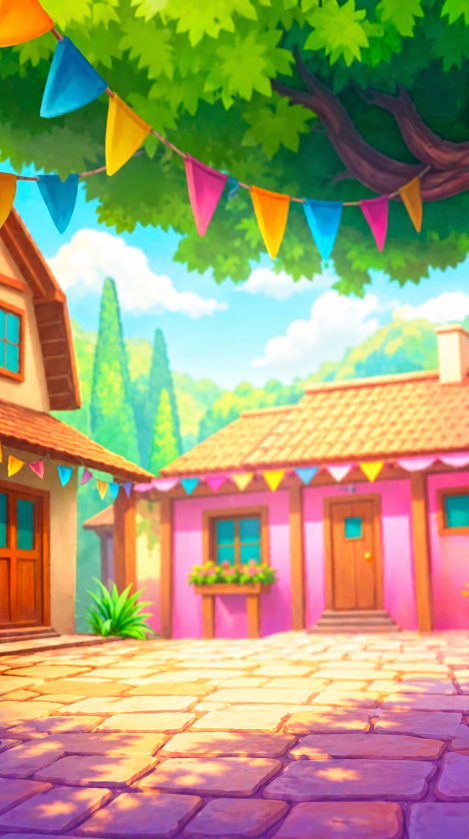
#> input picture figma-src/bg.png, 937 x 1678 px (shown at 1/2 size); its folder holds 6 pictures in this run
$ python prepare_assets.py
#> lines starting #> are read from the running program, lines starting #| are printed output that depends on the picture
"""Converts raw Figma exports (figma-src/) into optimized game sprites (src/assets/).

Run: python tools/prepare_assets.py
"""
import os
import re

import numpy as np
from collections import deque

from PIL import Image, ImageChops, ImageDraw, ImageFilter

ROOT = os.path.dirname(os.path.dirname(os.path.abspath(__file__)))
SRC = os.path.join(ROOT, "figma-src")
OUT = os.path.join(ROOT, "src", "assets")

# The four pinata stages (whole, 1-3 strikes) are exported on the same 1024x1536 canvas and
# shown at 660x990 (Figma). Stages 1-3 sit 2 px higher than the whole one.
PINATA_SCALE = 660 / 1024
PINATA_CROP = (100, 0, 992, 1290)  # union of the stages' visible pixels
# Single coins falling out of the bursting pinata art (boxes in pinata_final.png): they become
# the coin particles, so the flying coins are the same coins as in the picture.
COIN_BOXES = [(24, 1124, 164, 1268), (194, 1182, 324, 1317), (384, 1172, 503, 1317),
              (462, 1284, 632, 1482), (644, 1149, 796, 1331), (786, 1304, 904, 1446),
              (746, 1084, 874, 1217), (84, 675, 194, 763), (874, 811, 956, 921)]
COIN_CELL = 192


def src(name):
    return Image.open(os.path.join(SRC, name)).convert("RGBA")


def save(img, name, quality=82):
    path = os.path.join(OUT, name)
    img.save(path, "WEBP", quality=quality, method=6)
    print(f"{name:20s} {img.size[0]}x{img.size[1]}  {os.path.getsize(path) // 1024} KB")


def scaled(img, k):
    return img.resize((max(1, round(img.width * k)), max(1, round(img.height * k))), Image.LANCZOS)


# [96 lines left out: functions clean_svg, largest_blob, hull, coin_sheet, ends, crack_layers, not called in this run]


def main():
    os.makedirs(OUT, exist_ok=True)

    # Background: 1089x1950 in Figma, exported at 937x1678 (same ratio), shown stretched
    save(Image.open(os.path.join(SRC, "bg.png")).convert("RGB"), "bg.webp", 74)
#> in save, img is the input picture: PIL image 937x1678 RGB; mean R, G, B 165.3, 156.9, 117.4
#| bg.webp              937x1678  78 KB

    rope = src("rope.png")
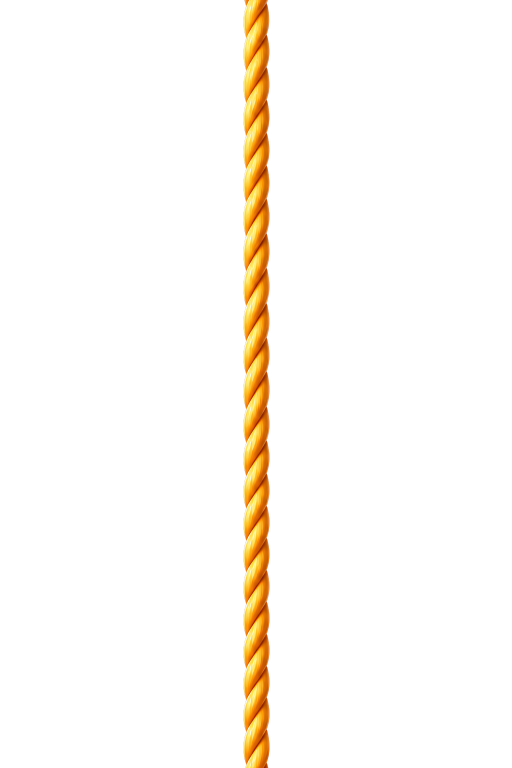
#> input picture figma-src/rope.png, 1024 x 1536 px (shown at 1/2 size)
#> in src, returned value is the input picture: PIL image 1024x1536 RGBA; mean R, G, B, A 11.4, 7.6, 2.1, 12
    rope = rope.crop(rope.getbbox())
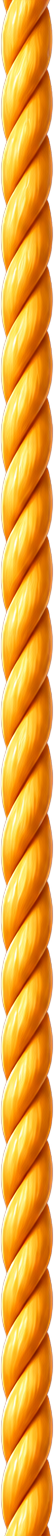
#> rope: PIL image 55x1536 RGBA; mean R, G, B, A 211.9, 140.7, 38.8, 222.7; transparent parts drawn white
    save(scaled(rope, 0.5), "rope.webp", 82)
#> in scaled, `return img.resize((max(1, round(img.width * k)), max(1, round(img.heig..`:
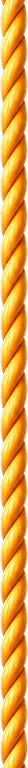
#> returned value: PIL image 28x768 RGBA; mean R, G, B, A 216.7, 144.2, 42.6, 222.7; transparent parts drawn white
#| rope.webp            28x768  12 KB

    # Pinata: whole + crack overlays for strikes 1-3, all on one crop box at display size
    whole = src("pinata_0.png")
    whole = ImageChops.offset(whole, 0, -2)  # align with the struck stages
    base = scaled(whole.crop(PINATA_CROP), PINATA_SCALE)
    save(base, "pinata.webp", 86)
    for k in (1, 2, 3):
        crack_layers(base, scaled(src(f"pinata_{k}.png").crop(PINATA_CROP), PINATA_SCALE), k)

    # 4th strike: the bursting pinata with coins pouring out (its last state)
    burst = src("pinata_final.png")
    print("  burst bbox", burst.getbbox())
    save(scaled(burst.crop(burst.getbbox()), 700 / 1024), "burst.webp", 84)
    save(coin_sheet(burst), "coin.webp", 86)

    # Weapons: cropped; grip end and head tip printed for the swing pivot in game.js
    for name, frame in (("bat", 1271), ("golf", 1254), ("hammer", 1254)):
        w = src(name + ".png")
        bb = w.getbbox()
        w = w.crop(bb)
        g, t = ends(w)
        print(f"  {name}: bbox {bb} of {frame}, grip {g[0]:.3f},{g[1]:.3f} tip {t[0]:.3f},{t[1]:.3f}")
        save(scaled(w, 0.5), name + ".webp", 86)

    # Pointer hand with its Figma drop shadow (0 15px 25px rgba(0,0,0,.5) at 284 px) baked in
    p = src("pointer.png")
    k = 300 / p.width
    p = scaled(p.crop(p.getbbox()), k)
    pad = 40
    shadow = Image.new("L", (p.width + 2 * pad, p.height + 2 * pad), 0)
    shadow.paste(p.getchannel("A").point(lambda v: v // 2), (pad, pad + 16))
    shadow = shadow.filter(ImageFilter.GaussianBlur(12))
    hand = Image.new("RGBA", shadow.size, (0, 0, 0, 0))
    hand.putalpha(shadow)
    hand.alpha_composite(p, (pad, pad))
    a = np.asarray(p.getchannel("A")) > 128
    ys, xs = np.nonzero(a)
    tip = (xs[np.argmin(ys)] + pad, ys.min() + pad)
    print(f"  pointer {hand.size}, fingertip {tip}")
    save(hand, "hand.webp", 86)

    save(scaled(src("coins.png"), 640 / 1536), "coins.webp", 84)
    # Golden dust: sparkles on black, shown with "lighten" in Figma. Turn the black into
    # transparency (alpha = brightness, colour un-premultiplied) so no blend mode is needed.
    d = np.asarray(src("golden_dust.png").convert("RGB")).astype(np.float32)
    a = d.max(2)
    a = np.where(a < 16, 0, a)  # drop the near-black noise
    rgb = np.where(a[..., None] > 0, d * 255 / np.maximum(a, 1)[..., None], 0)
    dust = Image.fromarray(np.dstack([rgb, a]).clip(0, 255).astype(np.uint8), "RGBA")
    save(scaled(dust, 0.5), "dust.webp", 80)
    clean_svg("logo.svg")


if __name__ == "__main__":
#> (the run stopped early here; a loop or call above may not have finished)
